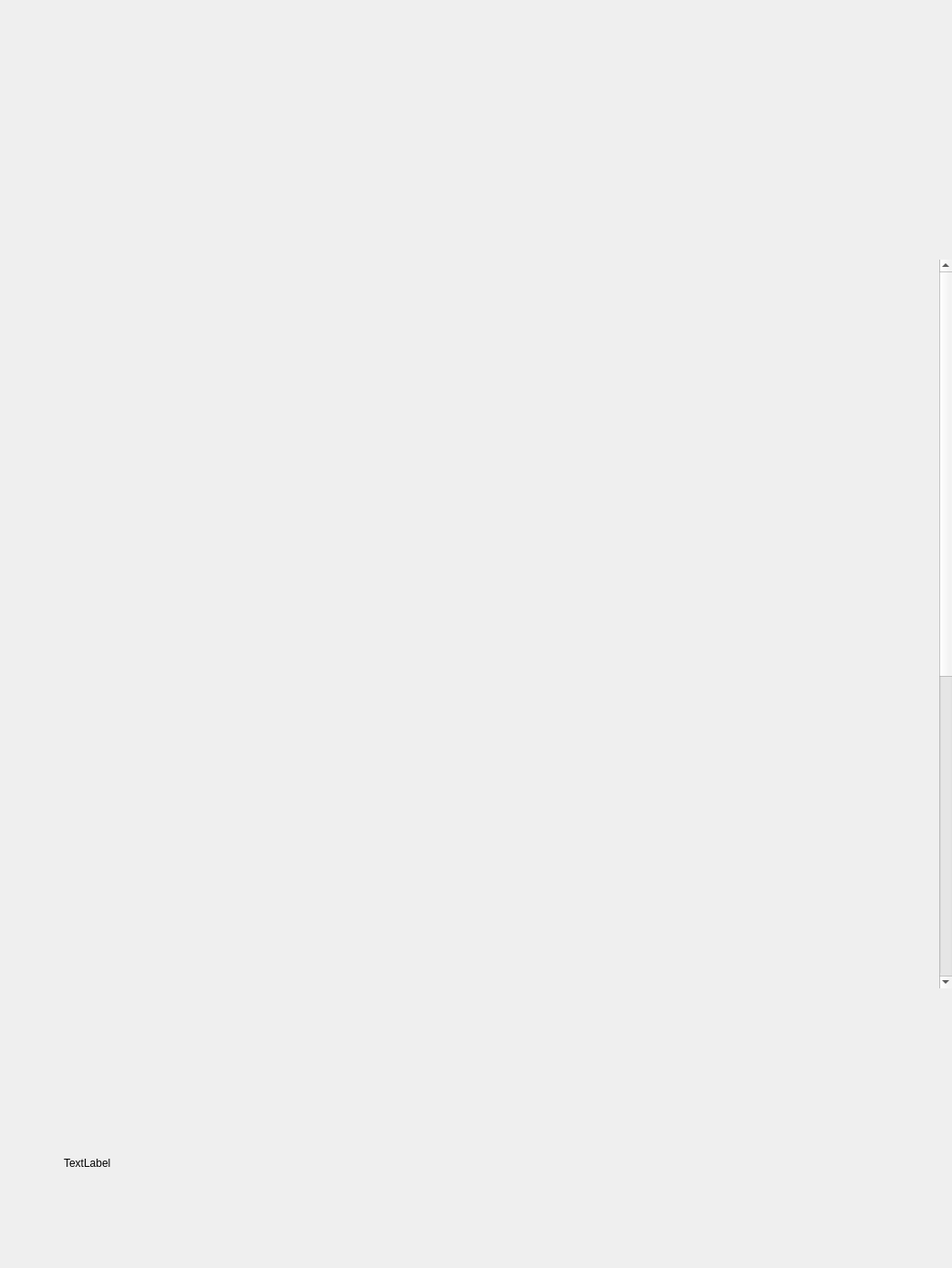
<?xml version="1.0" encoding="UTF-8"?>
<ui version="4.0">
 <class>sauce</class>
 <widget class="QWidget" name="sauce">
  <property name="geometry">
   <rect>
    <x>0</x>
    <y>0</y>
    <width>1045</width>
    <height>1392</height>
   </rect>
  </property>
  <property name="minimumSize">
   <size>
    <width>1045</width>
    <height>1392</height>
   </size>
  </property>
  <property name="windowTitle">
   <string>Form</string>
  </property>
  <widget class="QWidget" name="widget" native="true">
   <property name="geometry">
    <rect>
     <x>0</x>
     <y>0</y>
     <width>1045</width>
     <height>1392</height>
    </rect>
   </property>
   <property name="minimumSize">
    <size>
     <width>0</width>
     <height>0</height>
    </size>
   </property>
   <property name="styleSheet">
    <string notr="true">background-image: url(:/image/sauce_page/sauce_page_back.png);</string>
   </property>
   <layout class="QVBoxLayout" name="verticalLayout_3">
    <property name="spacing">
     <number>0</number>
    </property>
    <property name="leftMargin">
     <number>0</number>
    </property>
    <property name="topMargin">
     <number>0</number>
    </property>
    <property name="rightMargin">
     <number>0</number>
    </property>
    <property name="bottomMargin">
     <number>0</number>
    </property>
    <item>
     <spacer name="verticalSpacer_1">
      <property name="orientation">
       <enum>Qt::Vertical</enum>
      </property>
      <property name="sizeType">
       <enum>QSizePolicy::Fixed</enum>
      </property>
      <property name="sizeHint" stdset="0">
       <size>
        <width>20</width>
        <height>45</height>
       </size>
      </property>
     </spacer>
    </item>
    <item>
     <layout class="QHBoxLayout" name="horizontalLayout_1">
      <item>
       <spacer name="horizontalSpacer_5">
        <property name="orientation">
         <enum>Qt::Horizontal</enum>
        </property>
        <property name="sizeType">
         <enum>QSizePolicy::Fixed</enum>
        </property>
        <property name="sizeHint" stdset="0">
         <size>
          <width>30</width>
          <height>20</height>
         </size>
        </property>
       </spacer>
      </item>
      <item>
       <widget class="QPushButton" name="pushButton_back">
        <property name="minimumSize">
         <size>
          <width>85</width>
          <height>80</height>
         </size>
        </property>
        <property name="styleSheet">
         <string notr="true">background-image: url(:/image/button/go_back_btn.png);</string>
        </property>
        <property name="text">
         <string/>
        </property>
        <property name="flat">
         <bool>true</bool>
        </property>
       </widget>
      </item>
      <item>
       <spacer name="horizontalSpacer_4">
        <property name="orientation">
         <enum>Qt::Horizontal</enum>
        </property>
        <property name="sizeHint" stdset="0">
         <size>
          <width>0</width>
          <height>0</height>
         </size>
        </property>
       </spacer>
      </item>
     </layout>
    </item>
    <item>
     <spacer name="verticalSpacer_2">
      <property name="orientation">
       <enum>Qt::Vertical</enum>
      </property>
      <property name="sizeType">
       <enum>QSizePolicy::Fixed</enum>
      </property>
      <property name="sizeHint" stdset="0">
       <size>
        <width>20</width>
        <height>160</height>
       </size>
      </property>
     </spacer>
    </item>
    <item>
     <widget class="QScrollArea" name="scrollArea">
      <property name="minimumSize">
       <size>
        <width>0</width>
        <height>800</height>
       </size>
      </property>
      <property name="styleSheet">
       <string notr="true">background-image: url(:/transparent.png);</string>
      </property>
      <property name="frameShape">
       <enum>QFrame::NoFrame</enum>
      </property>
      <property name="widgetResizable">
       <bool>true</bool>
      </property>
      <widget class="QWidget" name="scrollAreaWidgetContents">
       <property name="geometry">
        <rect>
         <x>0</x>
         <y>-444</y>
         <width>1045</width>
         <height>1460</height>
        </rect>
       </property>
       <property name="autoFillBackground">
        <bool>false</bool>
       </property>
       <property name="styleSheet">
        <string notr="true"/>
       </property>
       <layout class="QVBoxLayout" name="verticalLayout_2">
        <item>
         <layout class="QHBoxLayout" name="horizontalLayout_2">
          <item>
           <widget class="QPushButton" name="pushButton_1">
            <property name="minimumSize">
             <size>
              <width>0</width>
              <height>204</height>
             </size>
            </property>
            <property name="maximumSize">
             <size>
              <width>204</width>
              <height>16777215</height>
             </size>
            </property>
            <property name="styleSheet">
             <string notr="true">background-image: url(:/image/sauce_page/click_off/sauce_1.png);</string>
            </property>
            <property name="text">
             <string/>
            </property>
            <property name="flat">
             <bool>true</bool>
            </property>
           </widget>
          </item>
          <item>
           <widget class="QPushButton" name="pushButton_2">
            <property name="minimumSize">
             <size>
              <width>0</width>
              <height>204</height>
             </size>
            </property>
            <property name="maximumSize">
             <size>
              <width>204</width>
              <height>16777215</height>
             </size>
            </property>
            <property name="styleSheet">
             <string notr="true">background-image: url(:/image/sauce_page/click_off/sauce_2.png);</string>
            </property>
            <property name="text">
             <string/>
            </property>
            <property name="default">
             <bool>false</bool>
            </property>
            <property name="flat">
             <bool>true</bool>
            </property>
           </widget>
          </item>
          <item>
           <widget class="QPushButton" name="pushButton_3">
            <property name="enabled">
             <bool>true</bool>
            </property>
            <property name="minimumSize">
             <size>
              <width>0</width>
              <height>204</height>
             </size>
            </property>
            <property name="maximumSize">
             <size>
              <width>204</width>
              <height>16777215</height>
             </size>
            </property>
            <property name="styleSheet">
             <string notr="true">background-image: url(:/image/sauce_page/click_off/sauce_3.png);</string>
            </property>
            <property name="text">
             <string/>
            </property>
            <property name="flat">
             <bool>true</bool>
            </property>
           </widget>
          </item>
         </layout>
        </item>
        <item>
         <spacer name="verticalSpacer_5">
          <property name="orientation">
           <enum>Qt::Vertical</enum>
          </property>
          <property name="sizeType">
           <enum>QSizePolicy::Fixed</enum>
          </property>
          <property name="sizeHint" stdset="0">
           <size>
            <width>20</width>
            <height>40</height>
           </size>
          </property>
         </spacer>
        </item>
        <item>
         <layout class="QHBoxLayout" name="horizontalLayout_3">
          <item>
           <widget class="QPushButton" name="pushButton_4">
            <property name="minimumSize">
             <size>
              <width>0</width>
              <height>204</height>
             </size>
            </property>
            <property name="maximumSize">
             <size>
              <width>204</width>
              <height>16777215</height>
             </size>
            </property>
            <property name="styleSheet">
             <string notr="true">background-image: url(:/image/sauce_page/click_off/sauce_4.png);</string>
            </property>
            <property name="text">
             <string/>
            </property>
            <property name="flat">
             <bool>true</bool>
            </property>
           </widget>
          </item>
          <item>
           <widget class="QPushButton" name="pushButton_5">
            <property name="minimumSize">
             <size>
              <width>0</width>
              <height>204</height>
             </size>
            </property>
            <property name="maximumSize">
             <size>
              <width>204</width>
              <height>16777215</height>
             </size>
            </property>
            <property name="styleSheet">
             <string notr="true">background-image: url(:/image/sauce_page/click_off/sauce_5.png);</string>
            </property>
            <property name="text">
             <string/>
            </property>
            <property name="flat">
             <bool>true</bool>
            </property>
           </widget>
          </item>
          <item>
           <widget class="QPushButton" name="pushButton_6">
            <property name="minimumSize">
             <size>
              <width>0</width>
              <height>204</height>
             </size>
            </property>
            <property name="maximumSize">
             <size>
              <width>204</width>
              <height>16777215</height>
             </size>
            </property>
            <property name="styleSheet">
             <string notr="true">background-image: url(:/image/sauce_page/click_off/sauce_6.png);</string>
            </property>
            <property name="text">
             <string/>
            </property>
            <property name="flat">
             <bool>true</bool>
            </property>
           </widget>
          </item>
         </layout>
        </item>
        <item>
         <spacer name="verticalSpacer_6">
          <property name="orientation">
           <enum>Qt::Vertical</enum>
          </property>
          <property name="sizeType">
           <enum>QSizePolicy::Fixed</enum>
          </property>
          <property name="sizeHint" stdset="0">
           <size>
            <width>20</width>
            <height>40</height>
           </size>
          </property>
         </spacer>
        </item>
        <item>
         <layout class="QHBoxLayout" name="horizontalLayout_5">
          <item>
           <widget class="QPushButton" name="pushButton_7">
            <property name="minimumSize">
             <size>
              <width>0</width>
              <height>204</height>
             </size>
            </property>
            <property name="maximumSize">
             <size>
              <width>204</width>
              <height>16777215</height>
             </size>
            </property>
            <property name="styleSheet">
             <string notr="true">background-image: url(:/image/sauce_page/click_off/sauce_7.png);</string>
            </property>
            <property name="text">
             <string/>
            </property>
            <property name="flat">
             <bool>true</bool>
            </property>
           </widget>
          </item>
          <item>
           <widget class="QPushButton" name="pushButton_8">
            <property name="minimumSize">
             <size>
              <width>0</width>
              <height>204</height>
             </size>
            </property>
            <property name="maximumSize">
             <size>
              <width>204</width>
              <height>16777215</height>
             </size>
            </property>
            <property name="styleSheet">
             <string notr="true">background-image: url(:/image/sauce_page/click_off/sauce_8.png);</string>
            </property>
            <property name="text">
             <string/>
            </property>
            <property name="flat">
             <bool>true</bool>
            </property>
           </widget>
          </item>
          <item>
           <widget class="QPushButton" name="pushButton_9">
            <property name="minimumSize">
             <size>
              <width>0</width>
              <height>204</height>
             </size>
            </property>
            <property name="maximumSize">
             <size>
              <width>204</width>
              <height>16777215</height>
             </size>
            </property>
            <property name="styleSheet">
             <string notr="true">background-image: url(:/image/sauce_page/click_off/sauce_9.png);</string>
            </property>
            <property name="text">
             <string/>
            </property>
            <property name="flat">
             <bool>true</bool>
            </property>
           </widget>
          </item>
         </layout>
        </item>
        <item>
         <spacer name="verticalSpacer_7">
          <property name="orientation">
           <enum>Qt::Vertical</enum>
          </property>
          <property name="sizeType">
           <enum>QSizePolicy::Fixed</enum>
          </property>
          <property name="sizeHint" stdset="0">
           <size>
            <width>20</width>
            <height>40</height>
           </size>
          </property>
         </spacer>
        </item>
        <item>
         <layout class="QHBoxLayout" name="horizontalLayout_6">
          <item>
           <widget class="QPushButton" name="pushButton_10">
            <property name="minimumSize">
             <size>
              <width>0</width>
              <height>204</height>
             </size>
            </property>
            <property name="maximumSize">
             <size>
              <width>204</width>
              <height>16777215</height>
             </size>
            </property>
            <property name="styleSheet">
             <string notr="true">background-image: url(:/image/sauce_page/click_off/sauce_10.png);</string>
            </property>
            <property name="text">
             <string/>
            </property>
            <property name="flat">
             <bool>true</bool>
            </property>
           </widget>
          </item>
          <item>
           <widget class="QPushButton" name="pushButton_11">
            <property name="enabled">
             <bool>true</bool>
            </property>
            <property name="minimumSize">
             <size>
              <width>0</width>
              <height>204</height>
             </size>
            </property>
            <property name="maximumSize">
             <size>
              <width>204</width>
              <height>16777215</height>
             </size>
            </property>
            <property name="styleSheet">
             <string notr="true">background-image: url(:/image/sauce_page/click_off/sauce_11.png);</string>
            </property>
            <property name="text">
             <string/>
            </property>
            <property name="flat">
             <bool>true</bool>
            </property>
           </widget>
          </item>
          <item>
           <widget class="QPushButton" name="pushButton_12">
            <property name="enabled">
             <bool>true</bool>
            </property>
            <property name="minimumSize">
             <size>
              <width>0</width>
              <height>204</height>
             </size>
            </property>
            <property name="maximumSize">
             <size>
              <width>204</width>
              <height>16777215</height>
             </size>
            </property>
            <property name="styleSheet">
             <string notr="true">background-image: url(:/image/sauce_page/click_off/sauce_12.png);</string>
            </property>
            <property name="text">
             <string/>
            </property>
            <property name="flat">
             <bool>true</bool>
            </property>
           </widget>
          </item>
         </layout>
        </item>
        <item>
         <layout class="QHBoxLayout" name="horizontalLayout_7">
          <item>
           <widget class="QPushButton" name="pushButton_13">
            <property name="minimumSize">
             <size>
              <width>0</width>
              <height>204</height>
             </size>
            </property>
            <property name="maximumSize">
             <size>
              <width>204</width>
              <height>16777215</height>
             </size>
            </property>
            <property name="styleSheet">
             <string notr="true">background-image: url(:/image/sauce_page/click_off/sauce_13.png);</string>
            </property>
            <property name="text">
             <string/>
            </property>
            <property name="flat">
             <bool>true</bool>
            </property>
           </widget>
          </item>
          <item>
           <widget class="QPushButton" name="pushButton_14">
            <property name="enabled">
             <bool>true</bool>
            </property>
            <property name="minimumSize">
             <size>
              <width>0</width>
              <height>204</height>
             </size>
            </property>
            <property name="maximumSize">
             <size>
              <width>204</width>
              <height>16777215</height>
             </size>
            </property>
            <property name="styleSheet">
             <string notr="true">background-image: url(:/image/sauce_page/click_off/sauce_14.png);</string>
            </property>
            <property name="text">
             <string/>
            </property>
            <property name="flat">
             <bool>true</bool>
            </property>
           </widget>
          </item>
          <item>
           <widget class="QPushButton" name="pushButton_15">
            <property name="enabled">
             <bool>true</bool>
            </property>
            <property name="minimumSize">
             <size>
              <width>0</width>
              <height>204</height>
             </size>
            </property>
            <property name="maximumSize">
             <size>
              <width>204</width>
              <height>16777215</height>
             </size>
            </property>
            <property name="styleSheet">
             <string notr="true">background-image: url(:/image/sauce_page/click_off/sauce_15.png);</string>
            </property>
            <property name="text">
             <string/>
            </property>
            <property name="flat">
             <bool>true</bool>
            </property>
           </widget>
          </item>
         </layout>
        </item>
        <item>
         <layout class="QHBoxLayout" name="horizontalLayout_8">
          <item>
           <widget class="QPushButton" name="pushButton_16">
            <property name="minimumSize">
             <size>
              <width>0</width>
              <height>204</height>
             </size>
            </property>
            <property name="maximumSize">
             <size>
              <width>204</width>
              <height>16777215</height>
             </size>
            </property>
            <property name="styleSheet">
             <string notr="true">background-image: url(:/image/sauce_page/click_off/sauce_16.png);</string>
            </property>
            <property name="text">
             <string/>
            </property>
            <property name="flat">
             <bool>true</bool>
            </property>
           </widget>
          </item>
          <item>
           <widget class="QPushButton" name="pushButton_17">
            <property name="enabled">
             <bool>false</bool>
            </property>
            <property name="minimumSize">
             <size>
              <width>0</width>
              <height>204</height>
             </size>
            </property>
            <property name="maximumSize">
             <size>
              <width>204</width>
              <height>16777215</height>
             </size>
            </property>
            <property name="styleSheet">
             <string notr="true">background-image: url(:/transparent.png);</string>
            </property>
            <property name="text">
             <string/>
            </property>
            <property name="flat">
             <bool>true</bool>
            </property>
           </widget>
          </item>
          <item>
           <widget class="QPushButton" name="pushButton_18">
            <property name="enabled">
             <bool>false</bool>
            </property>
            <property name="minimumSize">
             <size>
              <width>0</width>
              <height>204</height>
             </size>
            </property>
            <property name="maximumSize">
             <size>
              <width>204</width>
              <height>16777215</height>
             </size>
            </property>
            <property name="styleSheet">
             <string notr="true">background-image: url(:/transparent.png);</string>
            </property>
            <property name="text">
             <string/>
            </property>
            <property name="flat">
             <bool>true</bool>
            </property>
           </widget>
          </item>
         </layout>
        </item>
       </layout>
      </widget>
     </widget>
    </item>
    <item>
     <spacer name="verticalSpacer">
      <property name="orientation">
       <enum>Qt::Vertical</enum>
      </property>
      <property name="sizeHint" stdset="0">
       <size>
        <width>20</width>
        <height>40</height>
       </size>
      </property>
     </spacer>
    </item>
    <item>
     <spacer name="verticalSpacer_3">
      <property name="orientation">
       <enum>Qt::Vertical</enum>
      </property>
      <property name="sizeType">
       <enum>QSizePolicy::Fixed</enum>
      </property>
      <property name="sizeHint" stdset="0">
       <size>
        <width>20</width>
        <height>40</height>
       </size>
      </property>
     </spacer>
    </item>
    <item>
     <layout class="QHBoxLayout" name="horizontalLayout_4">
      <item>
       <spacer name="horizontalSpacer">
        <property name="orientation">
         <enum>Qt::Horizontal</enum>
        </property>
        <property name="sizeType">
         <enum>QSizePolicy::Fixed</enum>
        </property>
        <property name="sizeHint" stdset="0">
         <size>
          <width>70</width>
          <height>20</height>
         </size>
        </property>
       </spacer>
      </item>
      <item>
       <widget class="QLabel" name="label">
        <property name="minimumSize">
         <size>
          <width>630</width>
          <height>140</height>
         </size>
        </property>
        <property name="styleSheet">
         <string notr="true">background-image: url(:/transparent.png);</string>
        </property>
        <property name="text">
         <string>TextLabel</string>
        </property>
       </widget>
      </item>
      <item>
       <spacer name="horizontalSpacer_2">
        <property name="orientation">
         <enum>Qt::Horizontal</enum>
        </property>
        <property name="sizeHint" stdset="0">
         <size>
          <width>20</width>
          <height>40</height>
         </size>
        </property>
       </spacer>
      </item>
      <item>
       <widget class="QPushButton" name="pushButton_next">
        <property name="minimumSize">
         <size>
          <width>229</width>
          <height>101</height>
         </size>
        </property>
        <property name="styleSheet">
         <string notr="true">background-image: url(:/image/button/Forward Arrow.png);</string>
        </property>
        <property name="text">
         <string/>
        </property>
        <property name="flat">
         <bool>true</bool>
        </property>
       </widget>
      </item>
      <item>
       <spacer name="horizontalSpacer_3">
        <property name="orientation">
         <enum>Qt::Horizontal</enum>
        </property>
        <property name="sizeType">
         <enum>QSizePolicy::Fixed</enum>
        </property>
        <property name="sizeHint" stdset="0">
         <size>
          <width>30</width>
          <height>20</height>
         </size>
        </property>
       </spacer>
      </item>
     </layout>
    </item>
    <item>
     <spacer name="verticalSpacer_4">
      <property name="orientation">
       <enum>Qt::Vertical</enum>
      </property>
      <property name="sizeType">
       <enum>QSizePolicy::Fixed</enum>
      </property>
      <property name="sizeHint" stdset="0">
       <size>
        <width>20</width>
        <height>45</height>
       </size>
      </property>
     </spacer>
    </item>
   </layout>
  </widget>
 </widget>
 <resources/>
 <connections/>
</ui>
